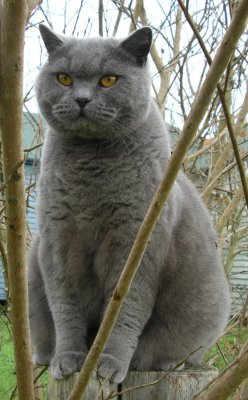
#> input picture 02/assets/cat.jpg, 248 x 400 px
$ jupyter execute Python_Numpy_Tutorial.ipynb
#> lines starting #> are read from the running program, lines starting #| are printed output that depends on the picture
### Python is a high-level, dynamically typed language known for its readability and concise code. It's versatile, supporting multiple programming paradigms.
The example of this is given below a classic quick sort algorithm

[cell 1]
def quicksort(arr):
    if len(arr) <= 1:
        return arr
    pivot = arr[len(arr) // 2]
    left = [x for x in arr if x < pivot]
    middle = [x for x in arr if x == pivot]
    right = [x for x in arr if x > pivot]
    return quicksort(left) + middle + quicksort(right)

print(quicksort([3,6,8,2,9,4,10,34,67]))

# Basic data types

### Basic Operations
- `type()`: Get variable type.
- Arithmetic and in-place operations.
- Operations on integers and floats.

[cell 2]
x = 7
print(type(x))
print(x)
print(x + 3)
print(x - 2)
print(x * 5)
print(x ** 3)

x += 2
print(x)

x *= 3
print(x)

y = 4.5
print(type(y))
print(y, y + 2, y * 3, y ** 2)

### Boolean Operations

- Python uses English words (`and`, `or`, `not`) for Boolean logic.

[cell 3]
t = True
f = False

print(type(t))
print(t and f)
print(t or f)
print(not t)
print(t != f)

### String Operations

- Single or double quotes can be used for strings.
- String length, concatenation, and formatting.

[cell 4]
greeting = 'Hey'
name = "there"

print(greeting)
print(len(greeting))

full_greeting = greeting + ' ' + name
print(full_greeting)

formatted = '%s %s %d' % (greeting, name, 2024)
print(formatted)

### String Methods with New Values

[cell 5]
s = "python"
print(s.capitalize())
print(s.upper())
print(s.rjust(10))
print(s.center(10))
print(s.replace('o', '(o)'))
print('  programming '.strip())

## Containers
- Python includes several built-in container types:
- lists, dictionaries, sets, and tuples.

[cell 6]
xs = [5, 8, 6]

print(xs, xs[1])

print(xs[-1])

xs[2] = 'baz'

print(xs)

xs.append('qux')

print(xs)

x = xs.pop()
print(x, xs)

### List Slicing

[cell 7]
nums = list(range(6))

print(nums)
print(nums[2:4])
print(nums[2:])
print(nums[:2])
print(nums[:])
print(nums[:-1])

nums[2:4] = [10, 11]

print(nums)

### Looping Through a List

[cell 8]
animals = ['lion', 'tiger', 'bear']

for animal in animals:
    print(animal)

### Looping with Indexes

[cell 9]
animals = ['elephant', 'giraffe', 'zebra']

for idx, animal in enumerate(animals):
    print('#%d: %s' % (idx + 1, animal))  # Prints the index and the animal name

### List Comprehensions

[cell 10]
nums = [0, 1, 2, 3, 4]

squares = [x ** 2 for x in nums]

print(squares)

### Simplified List Comprehensions

[cell 11]
nums = [0, 1, 2, 3, 4]

squares = [x ** 2 for x in nums]

print(squares)

### List Comprehensions with Conditions

[cell 12]
nums = [0, 1, 2, 3, 4]

even_squares = [x ** 2 for x in nums if x % 2 == 0]

print(even_squares)

# Dictionaries

[cell 13]
d = {'rabbit': 'fluffy', 'turtle': 'slow'}

print(d['rabbit'])

print('rabbit' in d)

d['hamster'] = 'small'

print(d['hamster'])

print(d.get('guinea pig', 'N/A'))

print(d.get('hamster', 'N/A'))

del d['hamster']

print(d.get('hamster', 'N/A'))

### Iterating Over Dictionary Keys

[cell 14]
d = {'bird': 2, 'dog': 4, 'octopus': 8}

for animal in d:
    legs = d[animal]
    print('A %s has %d legs' % (animal, legs))

### Accessing Keys and Values with `items()`

[cell 15]
d = {'elephant': 4, 'frog': 4, 'octopus': 8}

for animal, legs in d.items():
    print('A %s has %d legs' % (animal, legs))  # Print the animal and its leg count

### Dictionary Comprehensions

[cell 16]
nums = [0, 1, 2, 3, 4]


even_num_to_square = {x: x ** 2 for x in nums if x % 2 == 0}


print(even_num_to_square)

## Sets
-  unordered collection of distinct elements

[cell 17]
animals = {'rabbit', 'turtle'}


print('rabbit' in animals)
print('fish' in animals)

animals.add('fish')
print('fish' in animals)


print(len(animals))

animals.add('rabbit')
print(len(animals))

animals.remove('rabbit')
print(len(animals))

### Iterating Over a Set

[cell 18]
animals = {'lion', 'tiger', 'bear'}

for idx, animal in enumerate(animals):
    print('#%d: %s' % (idx + 1, animal))

### Set Comprehensions

[cell 19]
from math import sqrt

nums = {int(sqrt(x)) for x in range(30)}
print(nums)

### Tuples
- (immutable) ordered list of values

[cell 20]
d = {(x, x + 1): x for x in range(10)}

t = (5, 6)

print(type(t))
print(d[t])
print(d[(1, 2)])

### Functions

[cell 21]
def sign(x):
    if x > 0:
        return 'positive'
    elif x < 0:
        return 'negative'
    else:
        return 'zero'

for x in [-1, 0, 1]:
    print(sign(x))

### Functions with Optional Keyword Arguments

[cell 22]
def hello(name, loud=False):
    if loud:
        print('HELLO, %s!' % name.upper())
    else:
        print('Hello, %s' % name)

# Test the function with default and loud greeting
hello('Bob')          # Prints "Hello, Bob"
hello('Fred', loud=True)  # Prints "HELLO, FRED!"

## Defining a Class in Python

[cell 23]
class Greeter(object):
    def __init__(self, name):
        self.name = name

    def greet(self, loud=False):
        if loud:
            print('HELLO, %s!' % self.name.upper())
        else:
            print('Hello, %s' % self.name)

g = Greeter('Shubham')
g.greet()
g.greet(loud=True)

# Numpy
- Numpy is the core library for scientific computing in Python. It provides a high-performance multidimensional array object, and tools for working with these arrays

# Numpy Array Basics
Numpy arrays are grids of uniform values, indexed by tuples of nonnegative integers. The array's rank indicates its number of dimensions, while the shape is a tuple describing the size in each dimension.

[cell 24]
import numpy as np

a = np.array([4, 5, 6])
print(type(a))
print(a.shape)
print(a[0], a[1], a[2])
a[0] = 10
print(a)

b = np.array([[7, 8, 9], [10, 11, 12]])
print(b.shape)
print(b[0, 0], b[0, 1], b[1, 0])

### Creating arrays using NumPy functions

[cell 25]
import numpy as np
a = np.zeros((2, 2))
print(a)

b = np.ones((1, 2))
print(b)

c = np.full((2, 2), 7)
print(c)

d = np.eye(2)
print(d)

e = np.random.random((2, 2))
print(e)

### Array indexing

[cell 26]
import numpy as np

a = np.array([[10, 20, 30, 40], [50, 60, 70, 80], [90, 100, 110, 120]])

b = a[:2, 1:3]

print(a[0, 1])
b[0, 0] = 99
print(a[0, 1])

[cell 27]
import numpy as np

a = np.array([[10, 20, 30, 40], [50, 60, 70, 80], [90, 100, 110, 120]])

row_r1 = a[1, :]
row_r2 = a[1:2, :]

print(row_r1, row_r1.shape)
print(row_r2, row_r2.shape)

col_r1 = a[:, 1]
col_r2 = a[:, 1:2]

print(col_r1, col_r1.shape)
print(col_r2, col_r2.shape)

### Integer array indexing

[cell 28]
import numpy as np

a = np.array([[10, 20], [30, 40], [50, 60]])

print(a[[0, 1, 2], [0, 1, 0]])

print(np.array([a[0, 0], a[1, 1], a[2, 0]]))

print(a[[0, 0], [1, 1]])

print(np.array([a[0, 1], a[0, 1]]))

### Selecting and mutating elements in a matrix using integer array indexing

[cell 29]
import numpy as np

a = np.array([[1, 2, 3], [4, 5, 6], [7, 8, 9], [10, 11, 12]])

b = np.array([0, 2, 0, 1])

selected_elements = a[np.arange(4), b]

a[np.arange(4), b] += 10

print(selected_elements)
print(a)

#### Boolean array indexing selects elements based on conditions

[cell 30]
import numpy as np

a = np.array([[1, 2], [3, 4], [5, 6]])

bool_idx = (a > 2)

print(bool_idx)

selected_elements = a[bool_idx]

print(selected_elements)

# Datatypes
- Numpy arrays are homogeneous, meaning all elements have the same datatype. You can specify the datatype explicitly when creating arrays.

[cell 31]
import numpy as np

x = np.array([10, 20])
print(x.dtype)

x = np.array([10.0, 20.0])
print(x.dtype)

# Force a particular datatype
x = np.array([10, 20], dtype=np.int32)
print(x.dtype)

## Array math
- Basic mathematical functions are available as both as operator overloads and as functions

[cell 32]
import numpy as np

x = np.array([[10, 20], [30, 40]], dtype=np.float64)
y = np.array([[50, 60], [70, 80]], dtype=np.float64)

print(x + y)
print(np.add(x, y))

print(x - y)
print(np.subtract(x, y))

print(x * y)
print(np.multiply(x, y))

print(x / y)
print(np.divide(x, y))

print(np.sqrt(x))

[cell 33]
import numpy as np

x = np.array([[5, 6], [7, 8]])
y = np.array([[1, 2], [3, 4]])

v = np.array([9, 10])
w = np.array([11, 12])

print(v.dot(w))
print(np.dot(v, w))

print(x.dot(v))
print(np.dot(x, v))

print(x.dot(y))
print(np.dot(x, y))

##### In NumPy, * performs elementwise multiplication, not matrix multiplication. Use the dot function for inner products, vector-matrix, and matrix-matrix multiplication.

[cell 34]
import numpy as np

x = np.array([[5, 6], [7, 8]])
y = np.array([[1, 2], [3, 4]])

v = np.array([9, 10])
w = np.array([11, 12])

print(v.dot(w))
print(np.dot(v, w))

print(x.dot(v))
print(np.dot(x, v))

print(x.dot(y))
print(np.dot(x, y))

### NumPy sums which calculates the total or sums along specified axes.

[cell 35]
import numpy as np

x = np.array([[5, 6], [7, 8]])

np.sum(x)
np.sum(x, axis=0)
np.sum(x, axis=1)

- Transpose a matrix using the `.T` attribute.
- Transposing swaps the rows and columns of the matrix.
- For rank 1 arrays, transposing has no effect.

[cell 36]
import numpy as np

x = np.array([[4, 5], [6, 9]])

print(x)

print(x.T)


v = np.array([1, 2, 3])

print(v)
print(v.T)

# Broadcasting
- allows numpy to perform arithmetic on arrays of different shapes.
- Smaller arrays can be added to larger arrays without explicit loops.
- This mechanism simplifies operations and improves performance.

[cell 37]
import numpy as np

x = np.array([[23, 34, 32], [42, 512, 346], [734, 83, 29], [140, 141, 212]])
v = np.array([1, 0, 1])

y = np.empty_like(x)
for i in range(4):
    y[i, :] = x[i, :] + v

print(y)

- Using explicit loops can be slow for large matrices.
- Instead, stack the smaller array to match the shape of the larger array using `np.tile()`.
- This allows for efficient elementwise operations without loops.

[cell 38]
import numpy as np

x = np.array([[2, 4, 6], [8, 10, 12], [14, 16, 18], [20, 22, 24]])
v = np.array([2, 1, 3])
vv = np.tile(v, (4, 1))
print(vv)

y = x + vv
print(y)

- Numpy broadcasting allows operations on arrays of different shapes without creating multiple copies.
- can add a vector to each row of a matrix directly.

[cell 39]
import numpy as np

x = np.array([[2, 4, 6], [8, 10, 12], [14, 16, 18], [20, 22, 24]])
v = np.array([2, 1, 3])
y = x + v
print(y)

- **Broadcasting Rules**:
  1. If arrays have different ranks, prepend the shape of the lower rank with 1s until both shapes match.
  2. Arrays are compatible in a dimension if they have the same size or one has size 1.
  3. Arrays can be broadcast together if they are compatible in all dimensions.
  4. After broadcasting, each array behaves as if it had the shape equal to the elementwise maximum of the two shapes.
  5. In dimensions where one array has size 1 and the other has size greater than 1, the first array is treated as if it were copied along
  that dimension.

[cell 40]
import numpy as np

v = np.array([2, 3, 4])
w = np.array([5, 6])

print(np.reshape(v, (3, 1)) * w)


x = np.array([[1, 2, 3], [4, 5, 6]])

print(x + v)


print((x.T + w).T)

print(x + np.reshape(w, (2, 1)))


print(x * 3)

## Numpy Documentation

#### SciPy

- NumPy provides multidimensional arrays and tools to manipulate them.
- SciPy extends NumPy with many scientific and engineering functions.
- Explore SciPy's documentation to learn about useful features.

[cell 41]
import imageio.v2 as imageio
from PIL import Image
import numpy as np
import matplotlib.pyplot as plt

img = imageio.imread('assets/cat.jpg')
#> img is the input picture: shape (400, 248, 3); mean R, G, B 117.6, 116.7, 103.4
print(img.dtype, img.shape)
#| uint8 (400, 248, 3)

img_tinted = img * np.array([1, 0.95, 0.9])
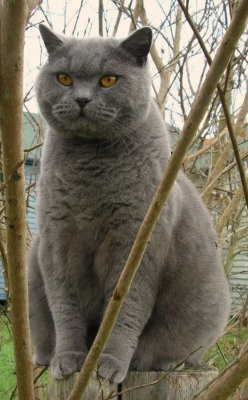
#> img_tinted: shape (400, 248, 3) float64; mean R, G, B 117.6, 110.9, 93.1

img_tinted = Image.fromarray(np.uint8(img_tinted))
#> img_tinted: PIL image 248x400 RGB
img_tinted = img_tinted.resize((300, 300))
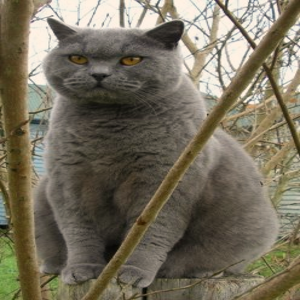
#> img_tinted: PIL image 300x300 RGB; mean R, G, B 117.6, 110.4, 92.6

img_original_display = Image.fromarray(img)
img_tinted_display = img_tinted

plt.figure(figsize=(10, 5))

plt.subplot(1, 2, 1)
plt.title('Original Image')
plt.imshow(img_original_display)
plt.axis('off')

plt.subplot(1, 2, 2)
plt.title('Tinted Image')
plt.imshow(img_tinted_display)
plt.axis('off')

plt.show()
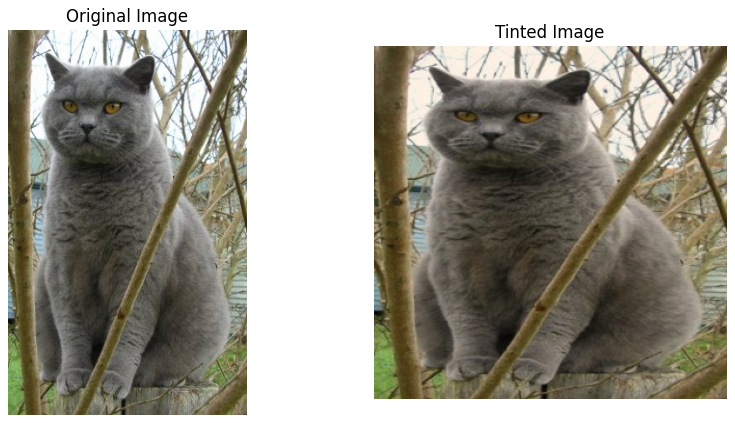
#> figure drawn by matplotlib, 2 panels

# MATLAB files

#### Distance between points

[cell 42]
import numpy as np
from scipy.spatial.distance import pdist, squareform

x = np.array([[0, 1], [1, 0], [2, 0]])
print(x)

d = squareform(pdist(x, 'euclidean'))
print(d)

# Matplotlib

#### Plotting
plot allows you to plot 2D data

[cell 43]
import numpy as np
import matplotlib.pyplot as plt

x = np.arange(0, 3 * np.pi, 0.1)
y = np.sin(x)

plt.plot(x, y)
plt.show()
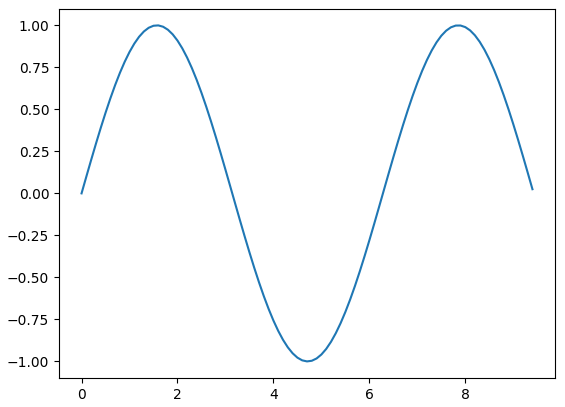
#> figure drawn by matplotlib, 1 panel; curve peaks at x = 1.6, y = 1

#### plot multiple lines at once

[cell 44]
import numpy as np
import matplotlib.pyplot as plt

x = np.arange(0, 3 * np.pi, 0.1)
y_sin = np.sin(x)
y_cos = np.cos(x)

plt.plot(x, y_sin)
plt.plot(x, y_cos)
plt.xlabel('x axis label')
plt.ylabel('y axis label')
plt.title('Sine and Cosine')
plt.legend(['Sine', 'Cosine'])
plt.show()
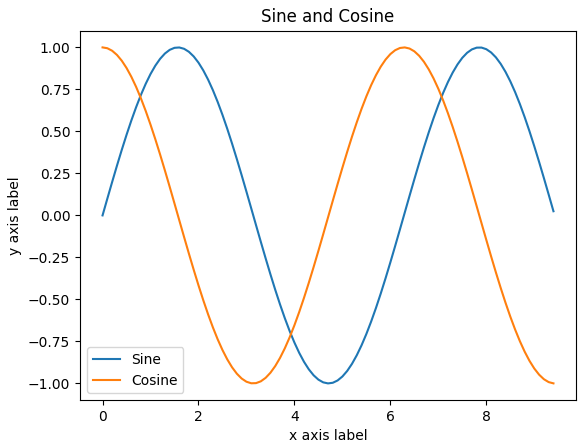
#> figure drawn by matplotlib, 1 panel; curve peaks at x = 1.6, y = 1; curve peaks at x = 0, y = 1

### Subplots
-  same figure using the subplot function

[cell 45]
import numpy as np
import matplotlib.pyplot as plt

x = np.arange(0, 3 * np.pi, 0.1)
y_sin = np.sin(x)
y_cos = np.cos(x)

plt.subplot(2, 1, 1)

plt.plot(x, y_sin)
plt.title('Sine')

plt.subplot(2, 1, 2)
plt.plot(x, y_cos)
plt.title('Cosine')

plt.show()
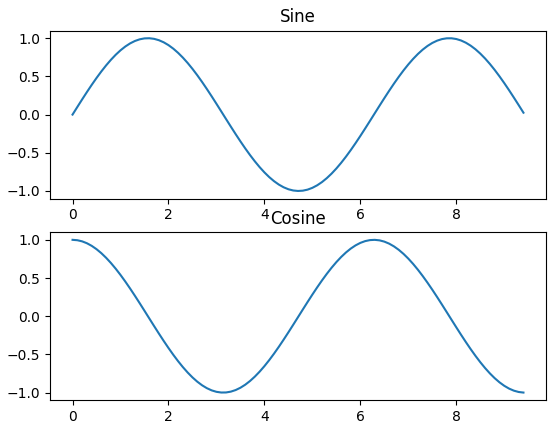
#> figure drawn by matplotlib, 2 panels; panel 1: curve peaks at x = 1.6, y = 1; panel 2: curve peaks at x = 0, y = 1

# Images
-  imshow function to show images

[cell 46]
import numpy as np
import imageio
import matplotlib.pyplot as plt

img = imageio.imread('assets/cat.jpg')
img_tinted = img * [1, 0.95, 0.9]

plt.subplot(1, 2, 1)
plt.imshow(img)

plt.subplot(1, 2, 2)

plt.imshow(np.uint8(img_tinted))
plt.show()
